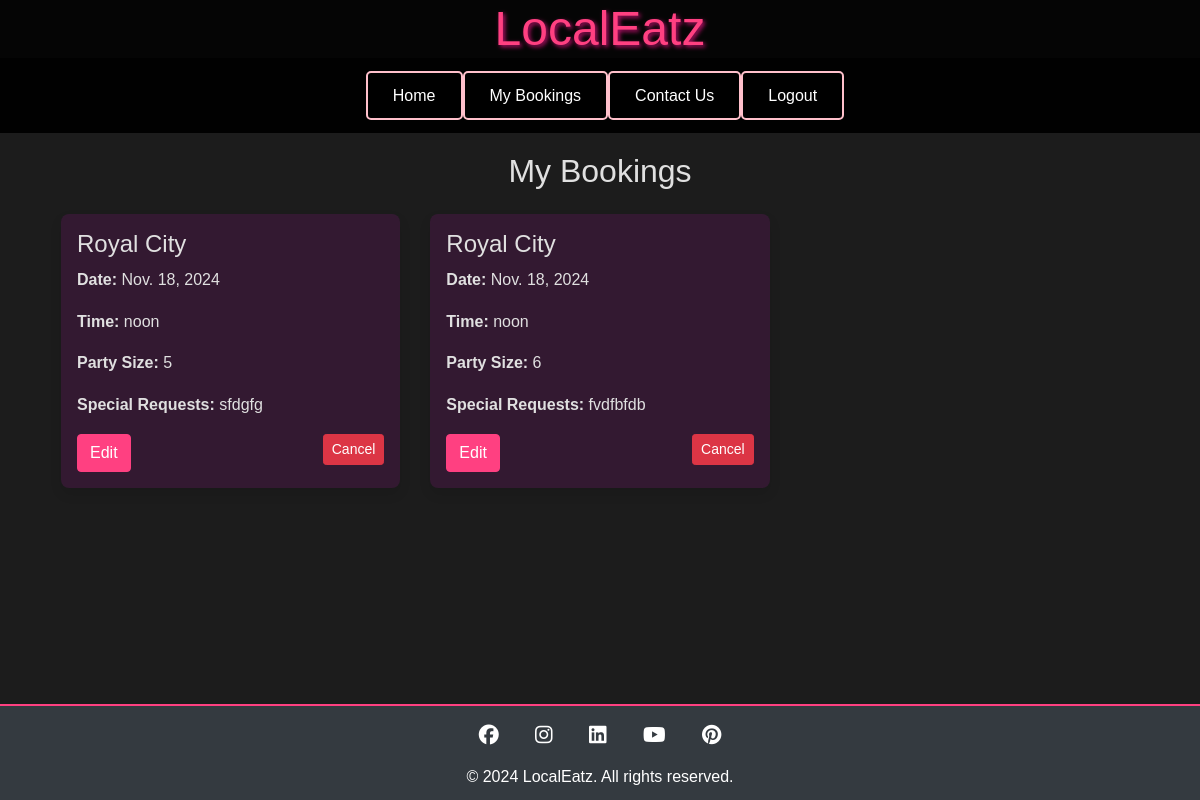
/restaurants/my-bookings/ (signed in), run on an earlier commit of the app's database.
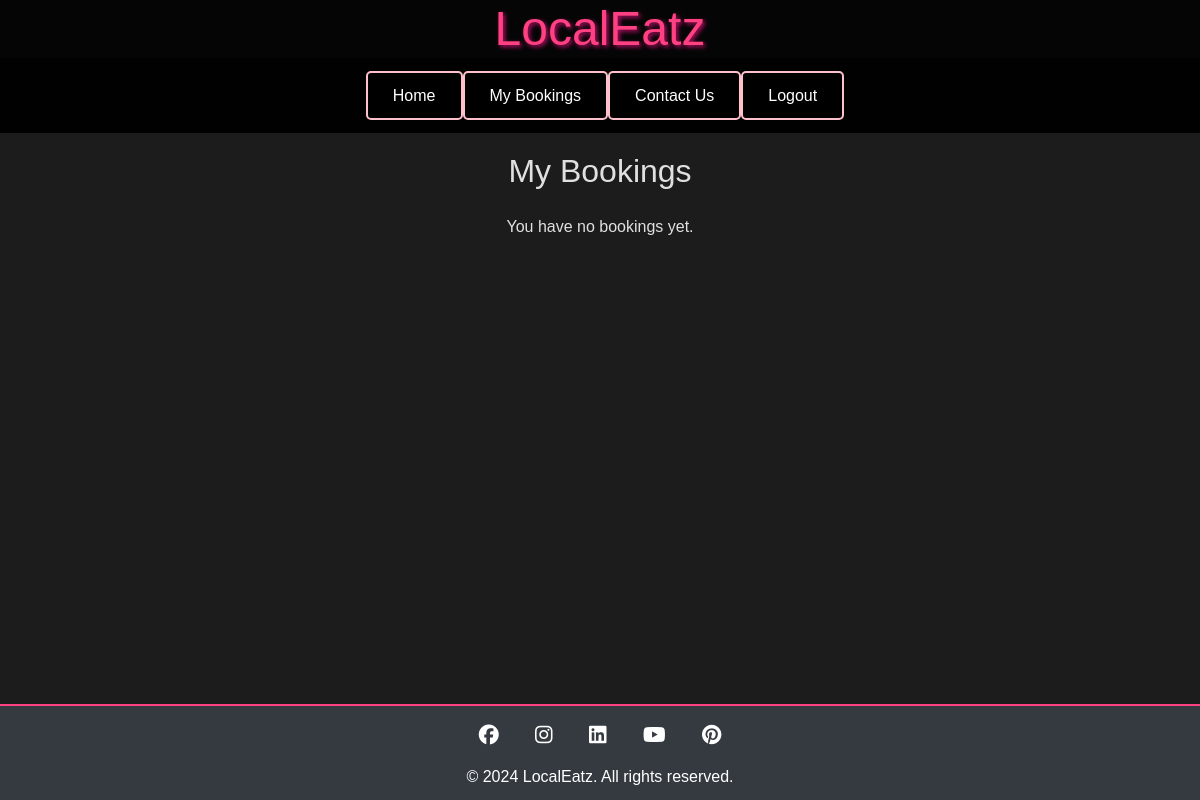
And on a later commit of the database.
### restaurants/models.py (models this page shows, shortened)
class Booking(models.Model):
    user = models.ForeignKey(User, on_delete=models.SET_NULL, null=True)
    restaurant = models.ForeignKey(Restaurant, on_delete=models.CASCADE)
    name = models.CharField(max_length=100)
    email = models.EmailField()
    phone_number = models.CharField(max_length=15, blank=True)
    date = models.DateField()
    time = models.TimeField()
    party_size = models.PositiveIntegerField()
    special_requests = models.TextField(blank=True, null=True)
    created_at = models.DateTimeField(auto_now_add=True)
    updated_at = models.DateTimeField(auto_now=True)

class Restaurant(models.Model):
    name = models.CharField(max_length=255)
    address = models.CharField(max_length=255)
    description = models.TextField(blank=True)
    max_tables = models.PositiveIntegerField(default=3)
    cuisine_type = models.CharField(max_length=100, blank=True)

### restaurants/views.py (the view)
# urls.py: path('my-bookings/', views.my_bookings, name='my_bookings'),
@login_required
def my_bookings(request):
    bookings = Booking.objects.filter(user=request.user).order_by('-date', '-time')
    return render(request, 'restaurants/my_bookings.html', {'bookings': bookings})

### restaurants/templates/restaurants/my_bookings.html (shortened to what this page needs)
{% extends 'base.html' %}
{% block content %}
<div class="container mt-4">
    <h2 class="text-center mb-4">My Bookings</h2>
    {% if bookings %}
    <div class="row">
        {% for booking in bookings %}
        <div class="col-md-6 col-lg-4 mb-4">
            <div class="booking-item p-3">
                <h4>{{ booking.restaurant.name }}</h4>
                <p><strong>Date:</strong> {{ booking.date }}</p>
                <p><strong>Time:</strong> {{ booking.time }}</p>
                <p><strong>Party Size:</strong> {{ booking.party_size }}</p>
                {% if booking.special_requests %}
                <p><strong>Special Requests:</strong> {{ booking.special_requests }}</p>
                {% endif %}
                <div class="d-flex justify-content-between mt-3">
                    <a href="{% url 'edit_booking' booking.id %}" class="btn btn-primary">Edit</a>
                    <form method="GET" action="{% url 'cancel_booking' booking.id %}">
                        <button type="submit" class="btn btn-sm btn-danger">Cancel</button>
                    </form>
                </div>
            </div>
        </div>
        {% endfor %}
    </div>
    {% else %}
    <p class="text-center">You have no bookings yet.</p>
    {% endif %}
</div>
{% endblock %}

What changed in the data, as far as the page shows it:
removed Booking: restaurant.name "Royal City", date "Nov. 18, 2024", time "noon", party_size "5", special_requests "sfdgfg"
removed Booking: restaurant.name "Royal City", date "Nov. 18, 2024", time "noon", party_size "6", special_requests "fvdfbfdb"
Also different on the page:
text now shown: "You have no bookings yet."
